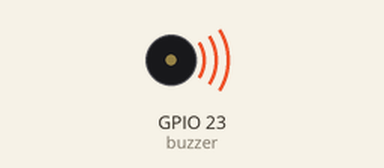
Recording of a program running on a simulated Raspberry Pi (BCM pin numbers). Shown: buzzer (waves = sounding, pin HIGH). At 3.5 s the program stops and its outputs stay as they are.

Above: at 0.1 s.
At 3.1 s:
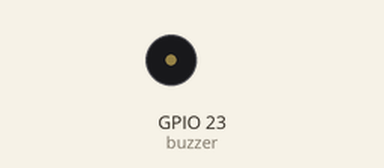
Timing chart, 0 to 4.6 s (numbered marks = the images above):
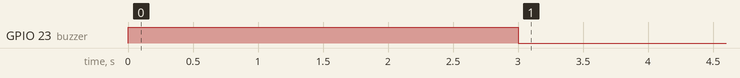

The program:

gpio06_piezzo_active.py
```python
import RPi.GPIO as GPIO
import time

GPIO.setwarnings(False)
GPIO.setmode(GPIO.BCM)

buzzer = 23
GPIO.setup(buzzer, GPIO.OUT)

GPIO.output(buzzer, GPIO.HIGH)
time.sleep(3)
GPIO.output(buzzer, GPIO.LOW)
time.sleep(0.5)
```

Measured:
- by itself, GPIO 23 (buzzer): LOW → HIGH at 0.00 s, → LOW 3.0 s later
